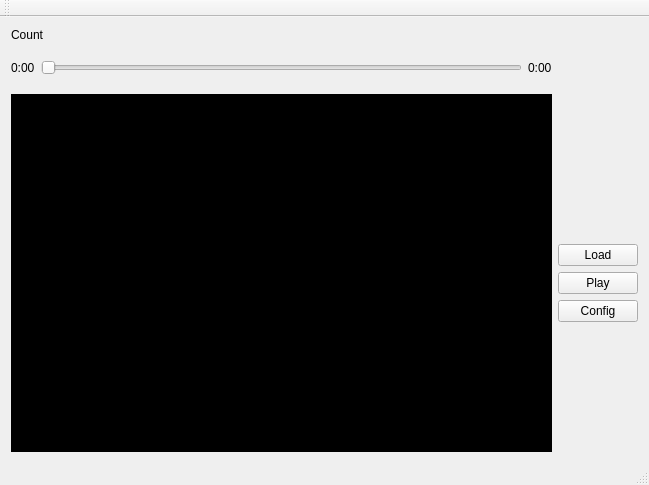
<?xml version="1.0" encoding="UTF-8"?>
<ui version="4.0">
 <class>MainWindow</class>
 <widget class="QMainWindow" name="MainWindow">
  <property name="geometry">
   <rect>
    <x>0</x>
    <y>0</y>
    <width>649</width>
    <height>485</height>
   </rect>
  </property>
  <property name="windowTitle">
   <string>My Player</string>
  </property>
  <widget class="QWidget" name="centralWidget">
   <layout class="QVBoxLayout" name="verticalLayout_2">
    <item>
     <widget class="QLabel" name="label_4">
      <property name="text">
       <string>Count</string>
      </property>
     </widget>
    </item>
    <item>
     <layout class="QGridLayout" name="gridLayout" rowstretch="0" columnstretch="0,0">
      <property name="verticalSpacing">
       <number>6</number>
      </property>
      <item row="0" column="1">
       <layout class="QVBoxLayout" name="verticalLayout_3">
        <item>
         <spacer name="verticalSpacer_2">
          <property name="orientation">
           <enum>Qt::Vertical</enum>
          </property>
          <property name="sizeHint" stdset="0">
           <size>
            <width>20</width>
            <height>40</height>
           </size>
          </property>
         </spacer>
        </item>
        <item>
         <spacer name="verticalSpacer_5">
          <property name="orientation">
           <enum>Qt::Vertical</enum>
          </property>
          <property name="sizeHint" stdset="0">
           <size>
            <width>20</width>
            <height>40</height>
           </size>
          </property>
         </spacer>
        </item>
        <item>
         <spacer name="verticalSpacer_4">
          <property name="orientation">
           <enum>Qt::Vertical</enum>
          </property>
          <property name="sizeHint" stdset="0">
           <size>
            <width>20</width>
            <height>40</height>
           </size>
          </property>
         </spacer>
        </item>
        <item>
         <widget class="QPushButton" name="pushButton">
          <property name="text">
           <string>Load</string>
          </property>
         </widget>
        </item>
        <item>
         <widget class="QPushButton" name="pushButton_2">
          <property name="text">
           <string>Play</string>
          </property>
         </widget>
        </item>
        <item>
         <widget class="QPushButton" name="pushButton_3">
          <property name="text">
           <string>Config</string>
          </property>
         </widget>
        </item>
        <item>
         <spacer name="verticalSpacer_3">
          <property name="orientation">
           <enum>Qt::Vertical</enum>
          </property>
          <property name="sizeHint" stdset="0">
           <size>
            <width>20</width>
            <height>40</height>
           </size>
          </property>
         </spacer>
        </item>
        <item>
         <spacer name="verticalSpacer">
          <property name="orientation">
           <enum>Qt::Vertical</enum>
          </property>
          <property name="sizeHint" stdset="0">
           <size>
            <width>20</width>
            <height>40</height>
           </size>
          </property>
         </spacer>
        </item>
       </layout>
      </item>
      <item row="0" column="0">
       <layout class="QVBoxLayout" name="verticalLayout_4" stretch="1,9">
        <item>
         <layout class="QHBoxLayout" name="horizontalLayout">
          <item>
           <widget class="QLabel" name="label_2">
            <property name="text">
             <string>0:00</string>
            </property>
           </widget>
          </item>
          <item>
           <widget class="QSlider" name="horizontalSlider">
            <property name="orientation">
             <enum>Qt::Horizontal</enum>
            </property>
           </widget>
          </item>
          <item>
           <widget class="QLabel" name="label_3">
            <property name="text">
             <string>0:00</string>
            </property>
           </widget>
          </item>
         </layout>
        </item>
        <item>
         <widget class="QLabel" name="label">
          <property name="styleSheet">
           <string notr="true">background-color: #000
</string>
          </property>
          <property name="text">
           <string/>
          </property>
         </widget>
        </item>
       </layout>
      </item>
     </layout>
    </item>
   </layout>
  </widget>
  <widget class="QMenuBar" name="menuBar">
   <property name="geometry">
    <rect>
     <x>0</x>
     <y>0</y>
     <width>649</width>
     <height>25</height>
    </rect>
   </property>
  </widget>
  <widget class="QToolBar" name="mainToolBar">
   <attribute name="toolBarArea">
    <enum>TopToolBarArea</enum>
   </attribute>
   <attribute name="toolBarBreak">
    <bool>false</bool>
   </attribute>
  </widget>
  <widget class="QStatusBar" name="statusBar"/>
 </widget>
 <layoutdefault spacing="6" margin="11"/>
 <resources/>
 <connections/>
</ui>
